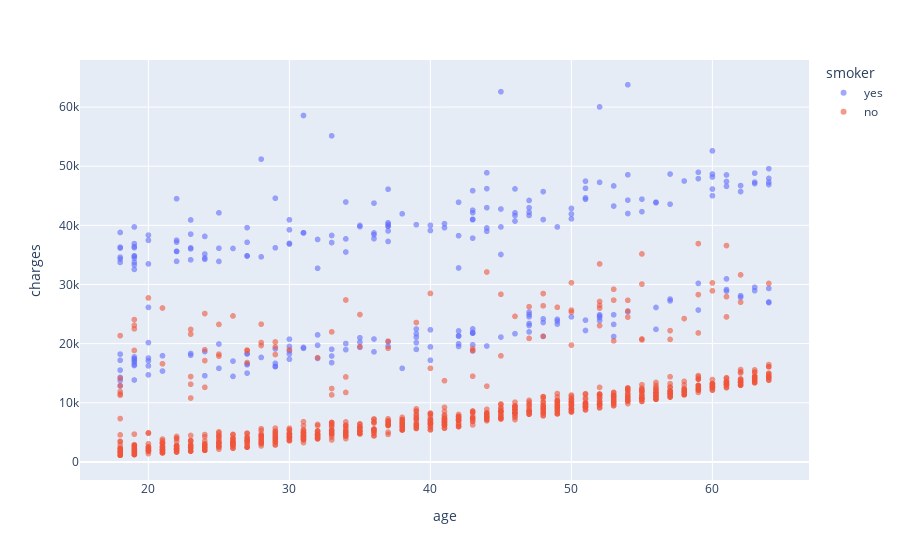

The notebook cell this image was saved under:
### Code cell
px.scatter(df,
           x='age',
           y='charges',
           color='smoker',
           opacity=0.6,
           hover_data=['sex']).show()

### Figure 1 — Plotly figure (JSON) as saved in the notebook; plotly's stock layout.template omitted (floating-point values rounded to 4 significant figures; data arrays with more than 128 entries replaced by an {"elided": "..."} marker saying what was removed)
{"data": [{"customdata": {"elided": "274x1 str values"}, "hovertemplate": "smoker=yes<br>age=%{x}<br>charges=%{y}<br>sex=%{customdata[0]}<extra></extra>", "legendgroup": "yes", "marker": {"color": "#636efa", "opacity": 0.6, "symbol": "circle"}, "mode": "markers", "name": "yes", "showlegend": true, "type": "scattergl", "x": {"elided": "274 int values"}, "xaxis": "x", "y": {"elided": "274 float values"}, "yaxis": "y"}, {"customdata": {"elided": "1064x1 str values"}, "hovertemplate": "smoker=no<br>age=%{x}<br>charges=%{y}<br>sex=%{customdata[0]}<extra></extra>", "legendgroup": "no", "marker": {"color": "#EF553B", "opacity": 0.6, "symbol": "circle"}, "mode": "markers", "name": "no", "showlegend": true, "type": "scattergl", "x": {"elided": "1064 int values"}, "xaxis": "x", "y": {"elided": "1064 float values"}, "yaxis": "y"}], "layout": {"legend": {"title": {"text": "smoker"}, "tracegroupgap": 0}, "margin": {"t": 60}, "xaxis": {"anchor": "y", "domain": [0, 1], "title": {"text": "age"}}, "yaxis": {"anchor": "x", "domain": [0, 1], "title": {"text": "charges"}}}}
